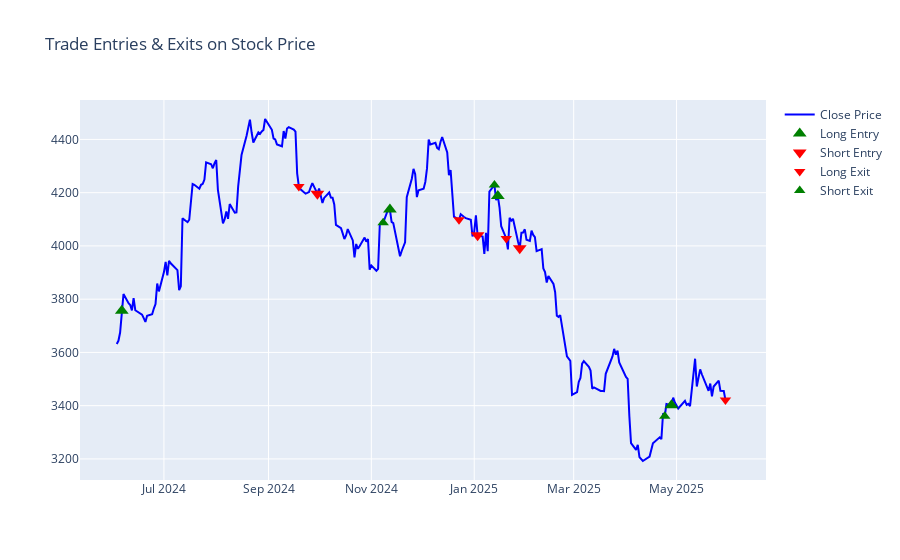

The notebook cell saved with this chart:
### Code cell
plot_buy_sell(stock_2_df,trade_wise_stock_2)

### Figure 1 — Plotly figure (JSON) as saved in the notebook; plotly's stock layout.template omitted (floating-point values rounded to 4 significant figures; data arrays with more than 128 entries replaced by an {"elided": "..."} marker saying what was removed)
{"data": [{"line": {"color": "blue"}, "mode": "lines", "name": "Close Price", "type": "scatter", "x": {"elided": "247 str values"}, "y": {"elided": "247 float values"}}, {"marker": {"color": "green", "size": 12, "symbol": "triangle-up"}, "mode": "markers", "name": "Long Entry", "type": "scatter", "x": ["2024-06-06T00:00:00", "2024-11-12T00:00:00", "2025-01-15T00:00:00", "2025-04-28T00:00:00"], "y": [3757.0, 4136.0, 4188.0, 3402.0]}, {"marker": {"color": "red", "size": 12, "symbol": "triangle-down"}, "mode": "markers", "name": "Short Entry", "type": "scatter", "x": ["2024-09-30T00:00:00", "2025-01-03T00:00:00", "2025-01-28T00:00:00"], "y": [4196.0, 4040.0, 3991.0]}, {"marker": {"color": "red", "size": 10, "symbol": "triangle-down"}, "mode": "markers", "name": "Long Exit", "type": "scatter", "x": ["2024-09-19T00:00:00", "2024-12-23T00:00:00", "2025-01-20T00:00:00", "2025-05-30T00:00:00"], "y": [4224.0, 4098.0, 4028.0, 3421.0]}, {"marker": {"color": "green", "size": 10, "symbol": "triangle-up"}, "mode": "markers", "name": "Short Exit", "type": "scatter", "x": ["2024-11-08T00:00:00", "2025-01-13T00:00:00", "2025-04-24T00:00:00"], "y": [4087.0, 4229.0, 3360.0]}], "layout": {"autosize": true, "title": {"text": "Trade Entries & Exits on Stock Price"}, "xaxis": {"autorange": true, "range": ["2024-05-12 20:10:18.4049", "2025-06-22 12:19:29.253"], "type": "date"}, "yaxis": {"autorange": true, "range": [3121.0, 4548.0], "type": "linear"}}}
